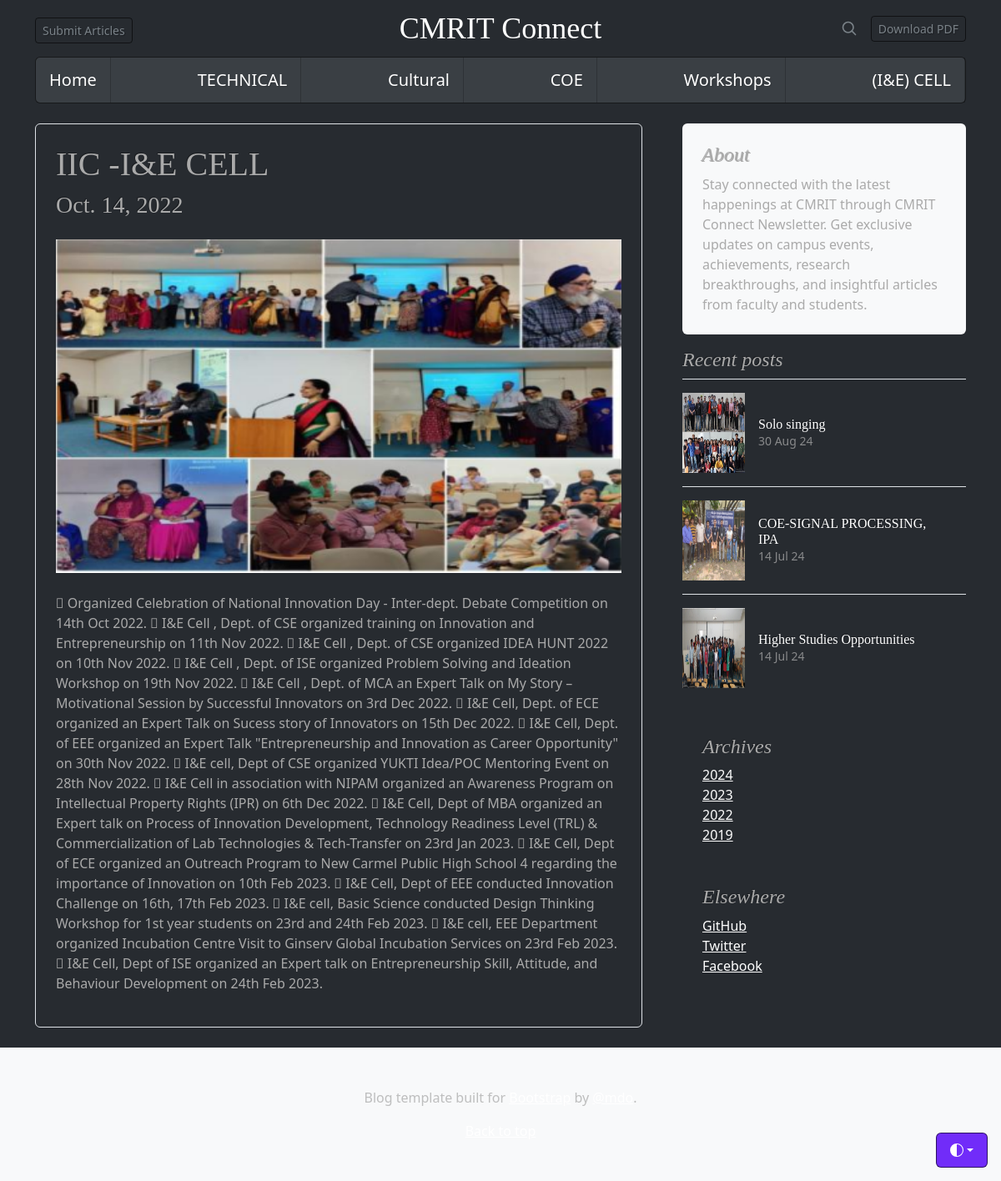
Page /posts/detail/7/ on the committed database.
### news_app/models.py (models this page shows, shortened)
class Category(models.Model):
    categoryName = models.CharField(max_length=100, unique=True)
    description = models.CharField(max_length=100, blank=True)

class Posts(models.Model):
    categoryID = models.ForeignKey(Category, on_delete=models.SET_NULL, null=True)
    subcategoryID = models.ForeignKey(Sub_category, on_delete=models.SET_NULL, null=True)
    postTitle = models.CharField(max_length=100, default='')
    postDetails = models.TextField()
    postingDate = models.DateField(default=date.today)
    postURL = models.URLField(blank=True, null=True)
    postImage = models.ImageField(upload_to='news_app/tmp/',blank=True, null=True)
    postedBy = models.ForeignKey(User, on_delete=models.SET_NULL, null=True)
    lastUpdatedBy = models.CharField(max_length=50,default=date.today)
    volumeID = models.ForeignKey(News_volume_issue, on_delete=models.SET_NULL, null=True)
    isActive = models.BooleanField(default=True)
    slug=models.SlugField(null=True) #denote featured article

### news_app/views.py (the view)
# urls.py: path('posts/detail/<int:pk>/',views.PostDetailView.as_view(),name='post_detail'),  #int,slug,str=path converters
class PostDetailView(DetailView):
    model=Posts
    context_object_name='post'
    def get_context_data(self,**kwargs):
        context=super().get_context_data(**kwargs)
        context['category_list']=Category.objects.all()
        context['recent_posts']=Posts.objects.order_by('-postingDate')[:3]
        context['sub_category_list']=Sub_category.objects.all()
        context['featured_post']=Posts.objects.get(slug='featured-post')
        yrs =[y.year for y in  list(Posts.objects.values_list('postingDate',flat=True))]
        uyrs=set(yrs)
        context['archives']=sorted(list(uyrs),reverse=True)
        return context

### news_app/templates/news_app/posts_detail.html (shortened to what this page needs)
{% extends 'base.html' %}
{% block content %}
<div class="col border rounded p-4 mb-4">
    <div class="center">
        <h1>{{post.postTitle}}</h1>
        <h3>{{post.postingDate}}</h3>
    </div>
    <img class="img-fluid mt-3 mb-4" src="{{ post.postImage.url }}" style="height:400px; width:800px" alt="{{post.postTitle}}">
    <br>
    <p>{{post.postDetails}}</p>
</div>
{% endblock%}

### news_app/templates/base.html (shortened to what this page needs)
{% load static %}
<html lang="en" data-bs-theme="auto">
<head>
  <link href="{% static 'css/bootstrap.min.css' %}" rel="stylesheet">
  <link href="{% static 'css/main.css' %}" rel="stylesheet">
  <link href="{% static 'css/blog.css' %}" rel="stylesheet">
</head>
<body>
  <div class="dropdown position-fixed bottom-0 end-0 mb-3 me-3 bd-mode-toggle">
    <button class="btn btn-bd-primary py-2 dropdown-toggle d-flex align-items-center" id="bd-theme" type="button"
      aria-expanded="false" data-bs-toggle="dropdown" aria-label="Toggle theme (auto)">
      <svg class="bi my-1 theme-icon-active" width="1em" height="1em">
        <use href="#circle-half"></use>
      </svg>
    </button>
  </div>
  <div class="container">
    <header class="lh-1 py-3">
      <div class="row flex-nowrap justify-content-between align-items-center">
        <div class="col-4 pt-1">
          <a class="btn btn-sm btn-outline-secondary" href="{% url 'post_form' %}">Submit Articles</a>
        </div>
        <div class="col-4 text-center">
          <a class="blog-header-logo text-white text-decoration-none" href="{% url 'home' %}">CMRIT Connect</a>
        </div>
        <div class="col-4 d-flex justify-content-end align-items-center">
          <a class="link-secondary" href="#" aria-label="Search">
            <svg xmlns="http://www.w3.org/2000/svg" width="20" height="20" fill="none" stroke="currentColor"
              stroke-linecap="round" stroke-linejoin="round" stroke-width="2" class="mx-3" role="img"
              viewBox="0 0 24 24">
              <title>Search</title>
              <circle cx="10.5" cy="10.5" r="7.5" />
              <path d="M21 21l-5.2-5.2" />
            </svg>
          </a>
          <a class="btn btn-sm btn-outline-secondary" href="/pdf/">Download PDF</a>
        </div>
      </div>
    </header>
    {% block navbar %}
    <nav class="navbar navbar-light bg-primary rounded">
      <a class="navbar-brand text-white" href="{% url 'home' %}" role="button" data-bs-toggle="dropdown"
        aria-expanded="false">
        Home
      </a>
      {% for c in category_list %}
      <a class="navbar-brand text-white" href="{% url 'post_list' cat=c.id %}" role="button" aria-expanded="false">
        {{c.categoryName}}</a>
      {% endfor %}
      {% endblock %}
  </div>
  <main class="container">
    <div class="row g-5">
      <div class="col-md-8">
        {% block content %}
        {% endblock %}
      </div>
      <div class="col-md-4">
        <div class="position-sticky" style="top: 2rem;">
          <div class="p-4 mb-3 bg-body-tertiary rounded">
            <h4 class="fst-italic">About</h4>
            <p class="mb-0">Stay connected with the latest happenings at CMRIT through CMRIT Connect Newsletter. Get
              exclusive updates on campus events, achievements, research breakthroughs, and insightful articles from
              faculty and students.</p>
          </div>
          <div>
            <h4 class="fst-italic">Recent posts</h4>
            <ul class="list-unstyled">
              {% block recent_posts_list %}
              {% for p in recent_posts %}
              <li>
                <a class="d-flex flex-column flex-lg-row gap-3 align-items-start align-items-lg-center py-3 link-body-emphasis text-decoration-none border-top"
                  href="{% url 'post_detail' p.pk %}">
                  <img src="/{{p.postImage}}" alt="{{p.postTitle}}" width="75" height="96">
                  <div class="col-lg-8">
                    <h6 class="mb-0 text-white">{{p.postTitle}}</h6>
                    <small class="text-body-secondary">{{p.postingDate | date:"d M y"}}</small>
                  </div>
                </a>
              </li>
              {% endfor %}
              {% endblock %}
            </ul>
          </div>
          <div class="p-4">
            <h4 class="fst-italic">Archives</h4>
            {% for d in archives %}
            <ol class="list-unstyled mb-0">
              <li><a href="{%url 'post_archive' dt=d %}">{{d}}</a></li>
            </ol>
            {% endfor %}
          </div>
          <div class="p-4">
            <h4 class="fst-italic">Elsewhere</h4>
            <ol class="list-unstyled">
              <li><a href="#">GitHub</a></li>
              <li><a href="#">Twitter</a></li>
              <li><a href="#">Facebook</a></li>
            </ol>
          </div>
        </div>
      </div>
    </div>
  </main>
  <footer class="py-5 text-center text-body-secondary bg-body-tertiary">
    <p>Blog template built for <a href="https://getbootstrap.com/">Bootstrap</a> by <a
        href="https://twitter.com/mdo">@mdo</a>.</p>
    <p class="mb-0">
      <a href="#">Back to top</a>
    </p>
  </footer>
</body>
</html>

### news_app/static/css/main.css (style rules this page uses)
.bi { vertical-align: -.125em; fill: currentColor; }
.btn-bd-primary { --bd-violet-bg: #712cf9; --bd-violet-rgb: 112.520718, 44.062154, 249.437846; --bs-btn-font-weight: 600; --bs-btn-color: var(--bs-white); --bs-btn-bg: var(--bd-violet-bg); --bs-btn-border-color: var(--bd-violet-bg); --bs-btn-hover-color: var(--bs-white); --bs-btn-hover-bg: #6528e0; --bs-btn-hover-border-color: #6528e0; --bs-btn-focus-shadow-rgb: var(--bd-violet-rgb); --bs-btn-active-color: var(--bs-btn-hover-color); --bs-btn-active-bg: #5a23c8; --bs-btn-active-border-color: #5a23c8; }
.bd-mode-toggle { z-index: 1500; }

### news_app/static/css/blog.css (style rules this page uses)
.blog-header-logo { font-family: "Playfair Display", Georgia, "Times New Roman", serif; font-size: 2.25rem; }
h1, h2, h3, h4, h5, h6 { font-family: "Playfair Display", Georgia, "Times New Roman", serif; }

### rows in the picture
Category: categoryName "TECHNICAL"
Category: categoryName "Cultural"
Category: categoryName "COE"
Category: categoryName "Workshops"
Category: categoryName "(I&E) CELL"
Posts: postTitle "IIC -I&E CELL", postingDate "Oct. 14, 2022", postImage (picture), postDetails " Organized Celebration of National Innovation Day - Inter-dept. Debate Competition on 14th Oct 2022.  I&E Cell , Dept. of CSE organized training on Innovation and Entrepreneurship on 11th Nov 2022.  I&E Cell , Dept. of CSE organized IDEA HUNT 2022 on 10th Nov 2022.  I&E Cell , Dept. of ISE organized Problem Solving and Ideation Workshop on 19th Nov 2022.  I&E Cell , Dept. of MCA an Expert Talk on My Story – Motivational Session by Successful Innovators on 3rd Dec 2022.  I&E Cell, Dept. of ECE organized an Expert Talk on Sucess story of Innovators on 15th Dec 2022.  I&E Cell, Dept. of EEE organized an Expert Talk \"Entrepreneurship and Innovation as Career Opportunity\" on 30th Nov…"
Posts: postImage (picture), postTitle "Solo singing", postingDate "30 Aug 24"
Posts: postImage (picture), postTitle "COE-SIGNAL PROCESSING, IPA", postingDate "14 Jul 24"
Posts: postImage (picture), postTitle "Higher Studies Opportunities", postingDate "14 Jul 24"

### other values in the picture
{{ d }} "2024" "2023" "2022" "2019"
